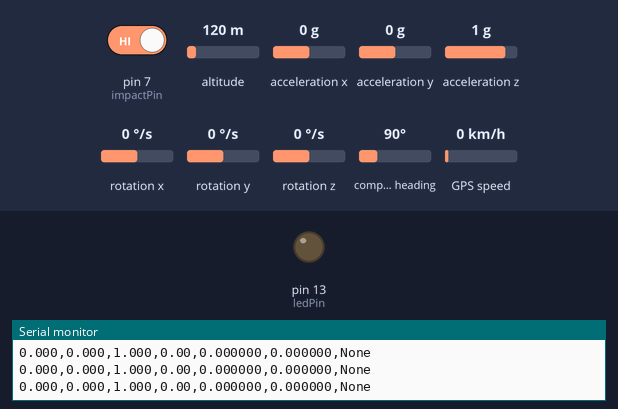
Simulated run of this sketch. Board: Arduino Uno, built with avr-gcc and run on an emulated ATmega328P. Parts: output pins drawn as LEDs (lit = HIGH), the last lines printed to the serial monitor. Inputs (shaded band) come from the test bench; at power-on: pin 7 (impactPin) HIGH, altitude 120 m, acceleration x 0 g, acceleration y 0 g, acceleration z 1 g, rotation x 0 °/s, rotation y 0 °/s, rotation z 0 °/s, compass heading 90°, GPS speed 0 km/h. The GPS gets a fix after 3 s at 37.7749, -122.4194 with 8 satellites.

Above: at 2.2 s.
2.3 s: pin 7 (impactPin) driven LOW
At 3.8 s:
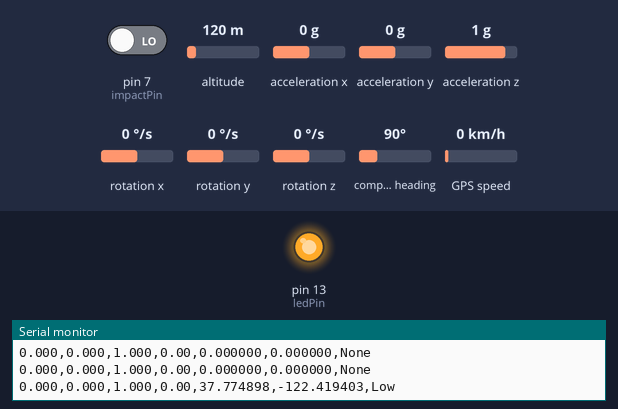
5.0 s: pin 7 (impactPin) driven HIGH
At 6.0 s:
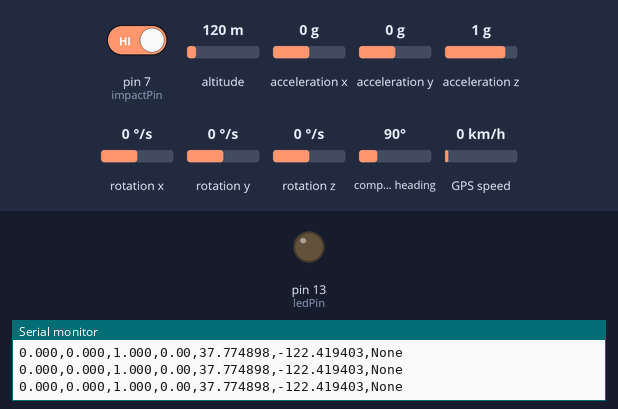
Timing chart, 0 to 8.0 s (numbered marks = the images above; inputs shaded):
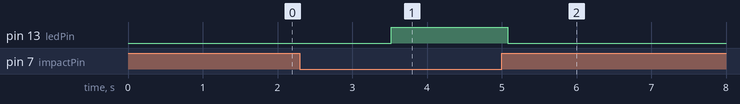

Measured:
- after the input at 2.3 s, pin 13 (ledPin): LOW → HIGH after 1.2 s
- after the input at 5.0 s, pin 13 (ledPin): HIGH → LOW after 0.08 s

The sketch:

arduino.ino
```cpp
#include <Wire.h>
#include <MPU6050.h>
#include <TinyGPS++.h>
#include <SoftwareSerial.h>

MPU6050 mpu;
TinyGPSPlus gps;
SoftwareSerial gpsSerial(4, 5);

int impactPin = 7;
int ledPin = 13;

int confirmCount = 0;
int confirmThreshold = 4;

float data[3];

float lowThreshold = 1;
float mediumThreshold = 2;
float highThreshold = 3;

float filteredAcc = 0;

void setup() {
  Serial.begin(9600);
  Wire.begin();
  gpsSerial.begin(9600);

  pinMode(impactPin, INPUT);
  pinMode(ledPin, OUTPUT);

  mpu.initialize();
  delay(1000);

  if (!mpu.testConnection()) {
    while (1);
  }
}

void loop() {

  while (gpsSerial.available()) {
    gps.encode(gpsSerial.read());
  }

  int impact = digitalRead(impactPin);

  if (impact == LOW) confirmCount++;
  else confirmCount = 0;

  bool impactDetected = (confirmCount >= confirmThreshold);

  int16_t ax, ay, az;
  mpu.getAcceleration(&ax, &ay, &az);

  data[0] = ax / 16384.0;
  data[1] = ay / 16384.0;
  data[2] = az / 16384.0;

  float totalAcc = sqrt(
    data[0]*data[0] +
    data[1]*data[1] +
    data[2]*data[2]
  );

  filteredAcc = 0.7 * filteredAcc + 0.3 * totalAcc;
  String severity = "None";

  if (impactDetected) {
    if (filteredAcc > highThreshold) severity = "High";
    else if (filteredAcc > mediumThreshold) severity = "Medium";
    else severity = "Low";
  }

  digitalWrite(ledPin, impactDetected ? HIGH : LOW);

  float lat = gps.location.isValid() ? gps.location.lat() : 0;
  float lng = gps.location.isValid() ? gps.location.lng() : 0;
  float speed = gps.speed.isValid() ? gps.speed.kmph() : 0;

  Serial.print(data[0], 3); Serial.print(",");
  Serial.print(data[1], 3); Serial.print(",");
  Serial.print(data[2], 3); Serial.print(",");
  Serial.print(speed, 2); Serial.print(",");
  Serial.print(lat, 6); Serial.print(",");
  Serial.print(lng, 6); Serial.print(",");
  Serial.println(severity);

  delay(300);

}
```
